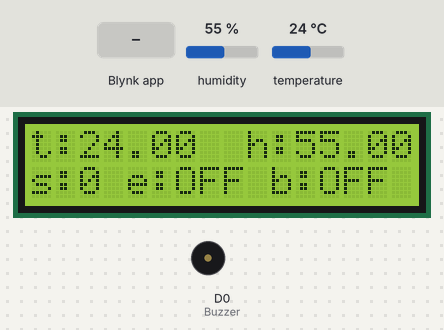
Simulated run of this sketch. Board: ESP8266 (NodeMCU). Shown: 16×2 character LCD, buzzer (waves = sounding, pin HIGH). The test bench sets the inputs (shaded band); at power-on: humidity 55 %, temperature 24 °C. WiFi joins after 1.5 s; servers stay silent unless stated.

Above: at 3.0 s.
3.1 s: Blynk app writes 1 to V4
At 4.7 s:
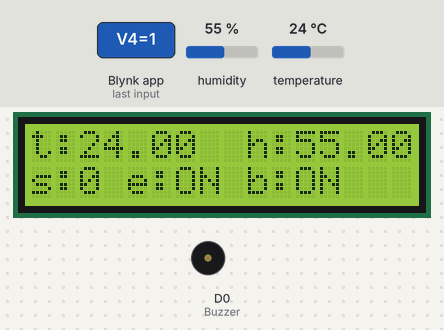
6.5 s: humidity set to 22 %
At 7.9 s:
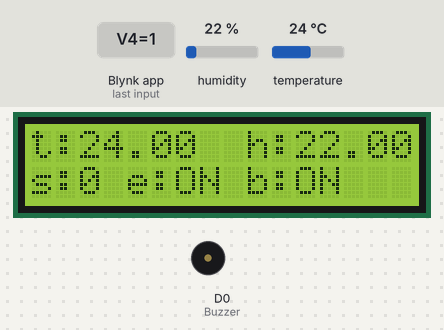
8.6 s: temperature set to 12 °C
At 10.0 s:
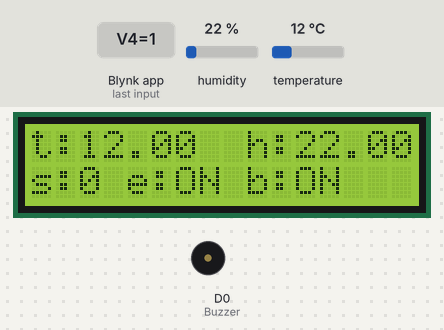
10.7 s: humidity set to 40 %
At 11.8 s:
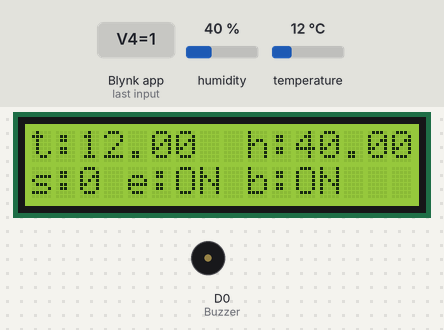
12.8 s: temperature set to 19 °C
At 14.2 s:
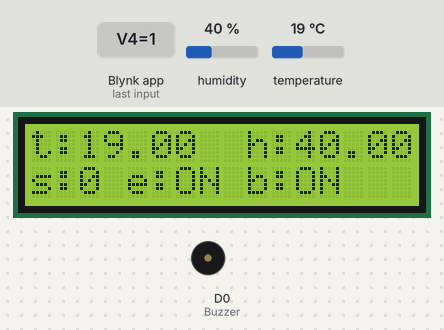
Timing chart, 0 to 15.8 s (numbered marks = the images above; inputs shaded):
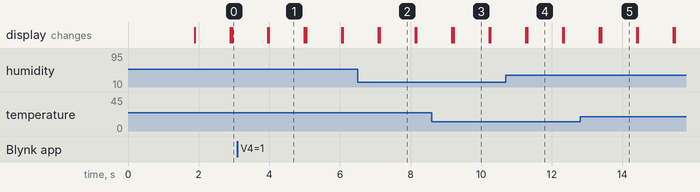

The sketch:

Latihan2_IOT_bangoen.ino
```cpp
/* Comment this out to disable prints and save space */
#define BLYNK_PRINT Serial

/* Fill in information from Blynk Device Info here */
#define BLYNK_TEMPLATE_ID "TMPL65NUrueJ-"
#define BLYNK_TEMPLATE_NAME "Latihan2IOT"
#define BLYNK_AUTH_TOKEN "hJLzbD5xTo-r-E1n2aX89T5aXb8qBiiE"


#include <ESP8266WiFi.h>
#include <BlynkSimpleEsp8266.h>
#include "DHT.h"
#include <LCD_I2C.h>

// Your WiFi credentials.
// Set password to "" for open networks.
char ssid[] = "ayen";
char pass[] = "ayen1234";


// Define DHT 11
#define DHTPIN D5     // Digital pin connected to the DHT sensor
#define DHTTYPE DHT11   // DHT 11
#define Buzzer D0 // Pin Buzzer

// syntax times blnyk
BlynkTimer timer;

// syntax DHT11
DHT dht(DHTPIN, DHTTYPE);
LCD_I2C lcd(0x27, 16, 2); // Default address of most PCF8574 modules, change according

float celcius;
float kelembapan;
bool setActive, setBuzzer;
int setPoint;
int maxCelcius, minCelcius;

BLYNK_WRITE(V4){
  int active = param.asInt();
  if(active == 1){
    setActive = 1;
    setBuzzer = 1;

  } else {
    setActive = 0;
    setBuzzer = 0;
  }
}

BLYNK_WRITE(V3){
  minCelcius = celcius - 08.00;
  maxCelcius = celcius + 08.00;

  if(setActive == 1){
    setPoint = param.asInt();
    // Buzzer Bunyi
    if(setPoint >= minCelcius && setPoint <= maxCelcius){
      digitalWrite(Buzzer, HIGH);
    } else {
      digitalWrite(Buzzer, LOW);
    }
  } else {
    setPoint = 2;
    digitalWrite(Buzzer, LOW);
  }

}

void SensorDHT11(){
  // create strings label
  Blynk.virtualWrite(V0, "Hello Ini Proyek Nur Puji");

  // Read temperature as Celsius (the default)
  celcius = dht.readTemperature();
  Blynk.virtualWrite(V1, celcius);

  // Sensor readings may also be up to 2 seconds 'old' (its a very slow sensor)
  kelembapan = dht.readHumidity();
  Blynk.virtualWrite(V2, kelembapan);

 }


void setup() {
  // put your setup code here, to run once:

  // Debug console
  Serial.begin(9600);

  Blynk.begin(BLYNK_AUTH_TOKEN, ssid, pass);
  pinMode(Buzzer, OUTPUT);

  lcd.begin(); // If you are using more I2C devices using the Wire library use lcd.begin(false)
                 // this stop the library(LCD_I2C) from calling Wire.begin()
  lcd.backlight();
  dht.begin();
  timer.setInterval(1000L, SensorDHT11);
}

void loop() {
  // put your main code here, to run repeatedly:
  Blynk.run();
  timer.run();

  lcd.setCursor(0, 0); // Or setting the cursor in the desired position.
  lcd.print("t:");
  lcd.print(celcius);
  lcd.print("  ");
  lcd.print("h:");
  lcd.print(kelembapan);
  lcd.setCursor(0, 1); // Or setting the cursor in the desired position.
  lcd.print("s:");
  lcd.print(setPoint);
  lcd.print(" ");
  lcd.print("e:");
  if(setActive == 1 && setBuzzer == 1){
      lcd.print("ON");
  } else {
      lcd.print("OFF");
  }
  lcd.print(" ");
  lcd.print("b:");
    if(setActive == 1 && setBuzzer == 1){
      lcd.print("ON");
  } else {
      lcd.print("OFF");
  }
  lcd.print(" ");
  delay(1000);
  lcd.clear();
}
```

Measured:
- after the input at 3.1 s, the display: first differs from a run without the input after 0.89 s (image 1)
- after the input at 6.5 s, the display: first differs from a run without the input after 0.63 s (image 2)
- after the input at 8.6 s, the display: first differs from a run without the input after 0.62 s (image 3)
- after the input at 10.7 s, the display: first differs from a run without the input after 0.61 s (image 4)
- after the input at 12.8 s, the display: first differs from a run without the input after 0.60 s (image 5)
- what the display in image 1 shows lasts 1.0 s, from 4.0 s to 5.0 s
